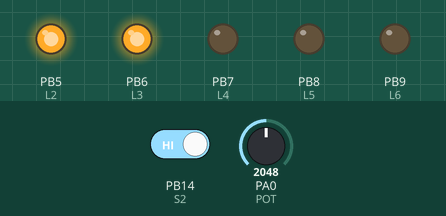
A sketch run on a simulated STM32 Blue Pill. Parts: output pins drawn as LEDs (lit = HIGH). Inputs (shaded band) come from the test bench; at power-on: PA0 (POT) = 2048, PB14 (S2) HIGH.

Above: at 1.2 s.
1.3 s: PA0 (POT) set to 2678
2.8 s: PA0 (POT) set to 2801
At 4.0 s:
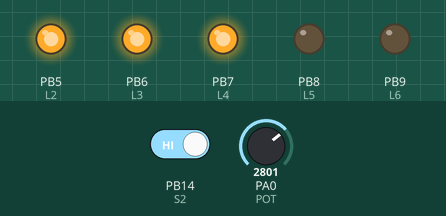
4.3 s: PB14 (S2) driven LOW
At 5.3 s:
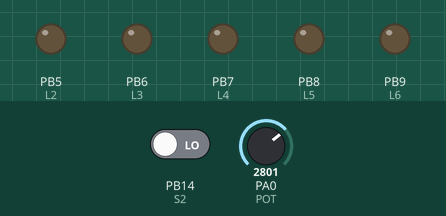
5.8 s: PB14 (S2) driven HIGH
At 6.5 s:
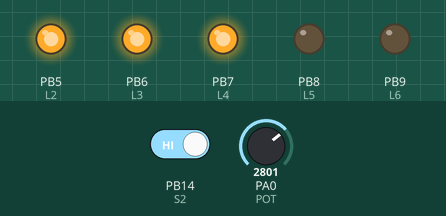
7.3 s: PA0 (POT) set to 3361
8.8 s: PA0 (POT) set to 3463
At 9.1 s:
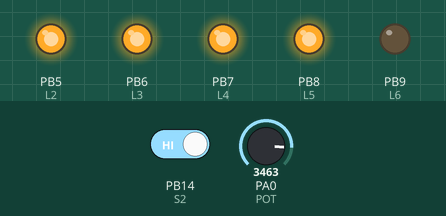
Timing chart, 0 to 11.3 s (numbered marks = the images above; inputs shaded):
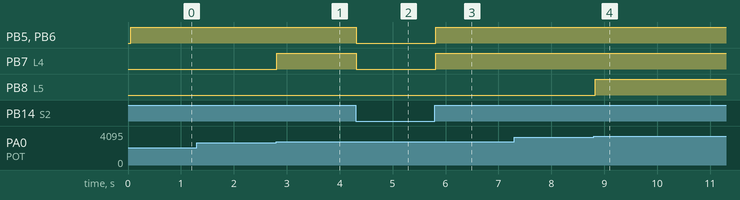

Measured:
- the behaviour switches between 2727 and 2728 on PA0 (POT) (found by bisection; images 0 and 1)
- the behaviour switches between 3409 and 3410 on PA0 (POT) (found by bisection; images 3 and 4)
- after the input at 1.3 s, every drawn part: stays the same
- after the input at 2.8 s, PB7 (L4): LOW → HIGH at once
- after the input at 4.3 s, PB5 (L2), PB6 (L3), PB7 (L4): HIGH → LOW at once
- after the input at 5.8 s, PB5 (L2), PB6 (L3), PB7 (L4): LOW → HIGH at once
- after the input at 7.3 s, every drawn part: stays the same
- after the input at 8.8 s, PB8 (L5): LOW → HIGH at once

The sketch:

actividad_4.ino
```cpp
#define L1 PB4
#define L2 PB5
#define L3 PB6
#define L4 PB7
#define L5 PB8
#define L6 PB9
#define S2 PB14
#define POT PA0
#define ANALOG_MAX 4096
#define ANALOG_DIV 682

void setup() {
  // put your setup code here, to r
  pinMode(L2, OUTPUT);
  pinMode(L3, OUTPUT);
  pinMode(L4, OUTPUT);
  pinMode(L5, OUTPUT);
  pinMode(L6, OUTPUT);
  pinMode(S2, INPUT);
  pinMode(POT, INPUT_ANALOG);
  afio_cfg_debug_ports(AFIO_DEBUG_SW_ONLY);
}

void loop() {
  // put your main code here, to run repeatedly:
  delay(50);
  int lights;
  if (digitalRead(S2) == LOW)
    lights = 0;
  else
    lights = analogRead(POT) / ANALOG_DIV;

  for (int i = 0; i < 6; ++i)
    digitalWrite(L1+i, i+1 <= lights ? HIGH : LOW);
}
```
